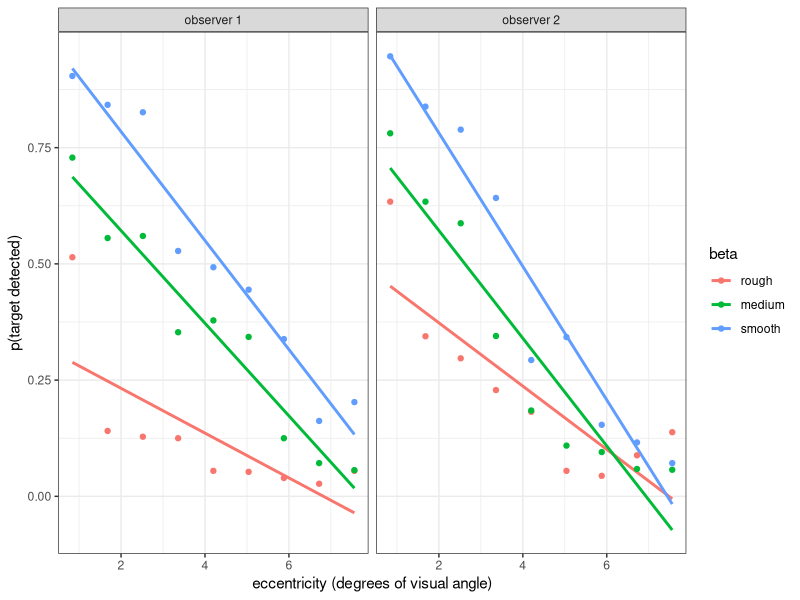
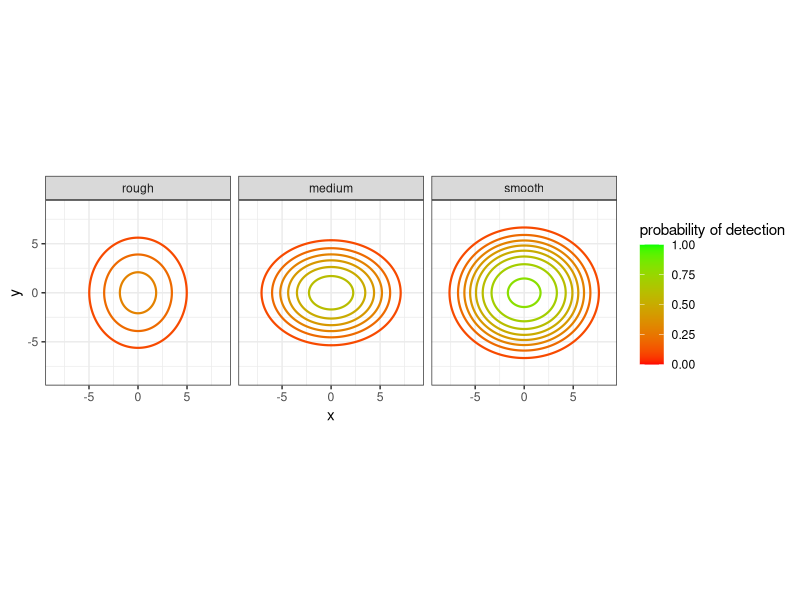

Recreate these plots in R, in order.
setwd("Documents/GIT-general-private/2014 StochasticSearch/targetDetExp/")
library(ggplot2)
library(lme4)
library(car)

dat <- read.csv("targDetResponses.txt", colClasses=c("factor", "factor", "numeric", "numeric", "numeric"))
dat$beta <- factor(as.numeric(dat$beta), labels =c("rough", "medium", "smooth"))
dat$obs <- factor(dat$obs, labels = c("observer 1", "observer 2"))
dat$r <- dat$r * 0.84 / 50
dat$phi <- pi/180 * dat$phi
dat$x <- dat$r*sin(dat$phi)
dat$y <- dat$r*cos(dat$phi)
dat$x2 <- dat$x^2
dat$y2 <- dat$y^2


# first look at target absent trials

targAb <- subset(dat, r==Inf)
aggregate(100*resp~obs+beta, targAb, FUN="mean")

targPres <- subset(dat, r!=Inf)




targPres2 <- aggregate(resp~obs+beta+r, targPres, FUN="mean")
plt1 <- ggplot(targPres2, aes(x=r, y=resp, colour=beta)) + geom_smooth(method="glm", family="binomial", se=F) + geom_point() + facet_wrap(~obs)
plt1 <- plt1 + scale_y_continuous(name="p(target detected)")  +scale_x_continuous(name="eccentricity (degrees of visual angle)") + theme_bw()
ggsave("targDetModelEccOnly.pdf", width=10, height=5)


m <- glm(data=targPres, resp ~ beta * x2 + y2, family="binomial")
summary(m)

m <- glm(data=targPres, resp ~ beta * (x2 + y2), family="binomial")
summary(m)

# contour map
gd <- as.data.frame(expand.grid(x=seq(-10,10,0.1),y=seq(-10,10,0.1)))
n <- length(gd$x)
cD <- data.frame(x=rep(gd$x,3), y=rep(gd$y,3), beta=factor(rep(c(1,2,3), c(n,n,n)),labels=c("rough","medium","smooth")))
cD$r = with(cD, sqrt(x^2+y^2))
cD$x2 <- cD$x^2
cD$y2 <- cD$y^2
cD$z = predict(m, cD, type="response")

cplt <- ggplot(cD, aes(x, y, z=z)) + coord_fixed() +  stat_contour(binwidth=0.1,size=0.75,aes(colour = ..level..)) + facet_wrap(~beta) 
cplt <- cplt + theme_bw()+scale_colour_gradient(name="probability of detection", limits=c(0, 1), low="red", high="green") + xlim(c(-8.6,8.6)) + ylim(c(-8.6,8.6))
ggsave("newTDcontourplot.pdf", width=10, height=5)